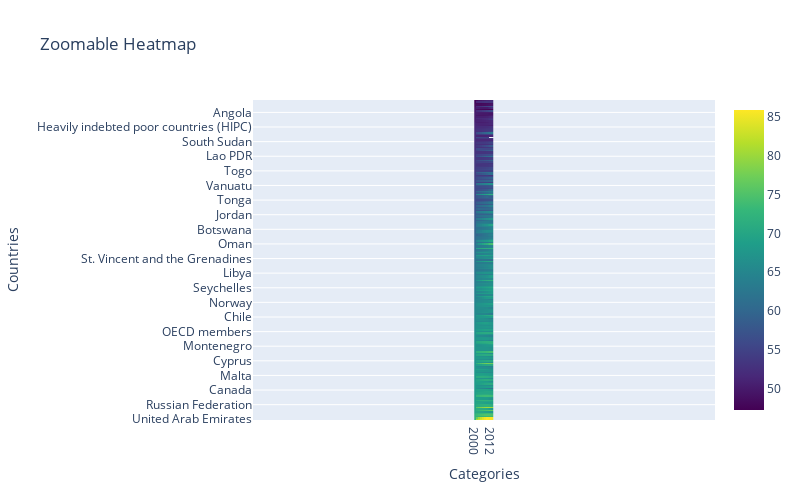

The code cell stored with this chart in its notebook:
### Code cell
import sys
sys.path.append('C:/openclassroom/projet-2/src')
import EdTechVisualtionIndicator as ev


datagrid_widget = ev.create_datagrid_and_visualizer_by_indicator('../data/statistiqueParRegions/statsByregions.csv')
display(datagrid_widget)
# Call the functions 'NY.GDP.MKTP.CD'

### Figure 1 — Plotly figure (JSON) as saved in the notebook; plotly's stock layout.template omitted (floating-point values rounded to 4 significant figures; data arrays with more than 128 entries replaced by an {"elided": "..."} marker saying what was removed)
{"data": [{"colorscale": [[0, "#440154"], [0.1111, "#482878"], [0.2222, "#3e4989"], [0.3333, "#31688e"], [0.4444, "#26828e"], [0.5556, "#1f9e89"], [0.6667, "#35b779"], [0.7778, "#6ece58"], [0.8889, "#b5de2b"], [1, "#fde725"]], "type": "heatmap", "x": ["2000", "2005", "2006", "2007", "2008", "2009", "2010", "2011", "2012", "2013"], "y": {"elided": "219 str values"}, "z": {"elided": "219x10 float values"}}], "layout": {"autosize": false, "dragmode": "zoom", "height": 500, "hovermode": "closest", "title": {"text": "Zoomable Heatmap"}, "width": 800, "xaxis": {"title": {"text": "Categories"}}, "yaxis": {"scaleanchor": "x", "scaleratio": 0.75, "title": {"text": "Countries"}}}}
